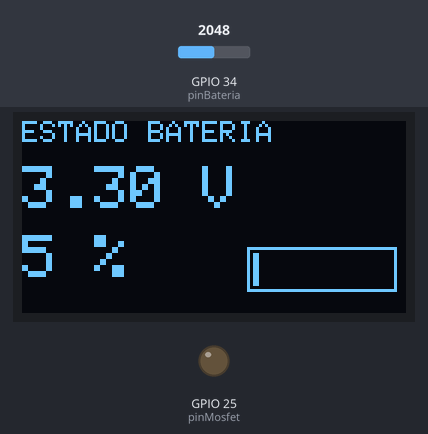
This sketch was run on a simulated ESP32. On the bench: 128×64 one-colour display, output pins drawn as LEDs (lit = HIGH). Inputs (shaded band) come from the test bench; at power-on: GPIO 34 (pinBateria) = 2048. WiFi joins after 1.5 s; servers stay silent unless stated; the local clock reads 2024-03-15 10:24:30 at power-on unless the sketch sets it; what the sketch prints to the serial monitor is not drawn.

Above: at 2.7 s.
2.8 s: GPIO 34 (pinBateria) set to 2084
At 4.8 s:
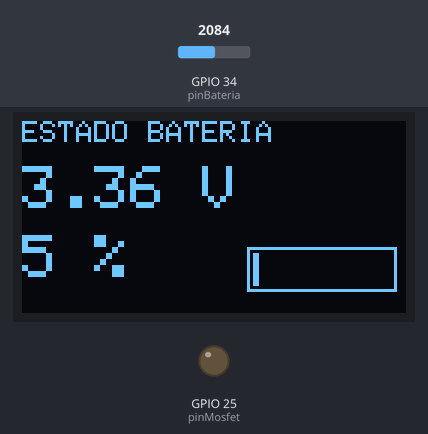
5.1 s: GPIO 34 (pinBateria) set to 2047
At 6.0 s:
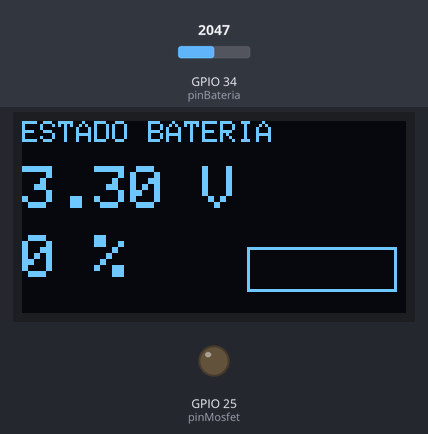
7.1 s: GPIO 34 (pinBateria) set to 1228
At 8.2 s:
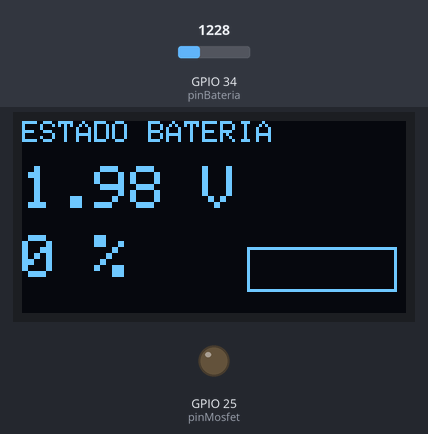
Timing chart, 0 to 10.1 s (numbered marks = the images above; inputs shaded):
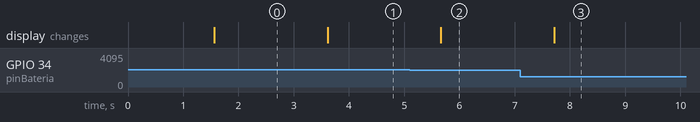

Measured:
- the behaviour switches between 2050 and 2051 on GPIO 34 (pinBateria) (found by bisection; images 0 and 1)
- after the input at 2.8 s, the display: changes after 0.81 s (image 1)
- after the input at 5.1 s, the display: changes after 0.56 s (image 2)
- after the input at 7.1 s, the display: changes after 0.62 s (image 3)

The sketch:

Baldosa_Energetica.ino
```cpp
#include <WiFi.h>
#include "time.h"
#include <Wire.h>
#include <Adafruit_GFX.h>
#include <Adafruit_SSD1306.h>

// ===============================
// DATOS DEL WIFI
// ===============================
const char* ssid = "ProyectoX";
const char* password = "87654321";

// ===============================
// PIN DEL MOSFET
// D25 = GPIO 25
// ===============================
const int pinMosfet = 25;

// ===============================
// PIN PARA MEDIR BATERIA
// ===============================
const int pinBateria = 34;

// Divisor de tension:
// 10k arriba + 10k abajo
const float factorDivisor = 2.0;

// ===============================
// PANTALLA OLED SSD1306
// ===============================
#define SCREEN_WIDTH 128
#define SCREEN_HEIGHT 64
#define OLED_RESET -1

Adafruit_SSD1306 display(
  SCREEN_WIDTH,
  SCREEN_HEIGHT,
  &Wire,
  OLED_RESET
);

// ===============================
// HORA DE ENCENDIDO
// CAMBIA SOLO ESTOS 3 VALORES
// ===============================
const int horaInicio = 18;
const int minutoInicio = 5;
const int duracionMinutos = 10;

// ===============================
// HORA DE PERU = UTC-5
// ===============================
const long gmtOffset_sec = -5 * 3600;
const int daylightOffset_sec = 0;

// ===============================
// LEER VOLTAJE DE BATERIA
// ===============================
float leerVoltajeBateria() {

  int lectura = analogRead(pinBateria);

  float voltajeADC = (lectura / 4095.0) * 3.3;

  float voltajeBateria = voltajeADC * factorDivisor;

  return voltajeBateria;
}

// ===============================
// CALCULAR PORCENTAJE APROXIMADO
// BATERIA Li-ion 3.7 V
// ===============================
int calcularPorcentaje(float voltaje) {

  if (voltaje >= 4.20) return 100;
  if (voltaje >= 4.10) return 90;
  if (voltaje >= 4.00) return 80;
  if (voltaje >= 3.90) return 70;
  if (voltaje >= 3.80) return 60;
  if (voltaje >= 3.70) return 50;
  if (voltaje >= 3.60) return 35;
  if (voltaje >= 3.50) return 20;
  if (voltaje >= 3.40) return 10;
  if (voltaje >= 3.30) return 5;

  return 0;
}

void setup() {

  Serial.begin(115200);

  // ===============================
  // MOSFET
  // ===============================
  pinMode(pinMosfet, OUTPUT);
  digitalWrite(pinMosfet, LOW);

  // ===============================
  // ADC BATERIA
  // ===============================
  pinMode(pinBateria, INPUT);

  // ===============================
  // OLED
  // SDA = GPIO21
  // SCL = GPIO22
  // ===============================
  Wire.begin(21, 22);

  if (!display.begin(SSD1306_SWITCHCAPVCC, 0x3C)) {
    Serial.println("No se encontro la pantalla OLED");
    while (true);
  }

  display.clearDisplay();
  display.setTextColor(SSD1306_WHITE);

  // ===============================
  // WIFI
  // ===============================
  WiFi.begin(ssid, password);

  Serial.print("Conectando al WiFi");

  while (WiFi.status() != WL_CONNECTED) {
    delay(500);
    Serial.print(".");
  }

  Serial.println();
  Serial.println("WiFi conectado");

  // ===============================
  // HORA NTP
  // ===============================
  configTime(
    gmtOffset_sec,
    daylightOffset_sec,
    "pool.ntp.org",
    "time.nist.gov"
  );
}

void loop() {

  struct tm timeinfo;

  // ===============================
  // OBTENER HORA
  // ===============================
  if (!getLocalTime(&timeinfo)) {

    Serial.println("No se pudo obtener la hora");

    digitalWrite(pinMosfet, LOW);

    delay(1000);
    return;
  }

  int hora = timeinfo.tm_hour;
  int minuto = timeinfo.tm_min;
  int segundo = timeinfo.tm_sec;

  int minutosActuales = hora * 60 + minuto;
  int minutosInicio = horaInicio * 60 + minutoInicio;

  bool ledEncendido = false;

  // ===============================
  // CONTROL DEL LED
  // ===============================
  if (minutosActuales >= minutosInicio &&
      minutosActuales < minutosInicio + duracionMinutos) {

    digitalWrite(pinMosfet, HIGH);
    ledEncendido = true;

  } else {

    digitalWrite(pinMosfet, LOW);
    ledEncendido = false;
  }

  // ===============================
  // MEDIR BATERIA
  // ===============================
  float voltajeBateria = leerVoltajeBateria();

  int porcentaje = calcularPorcentaje(voltajeBateria);

  // ===============================
  // MONITOR SERIAL
  // ===============================
  Serial.printf(
    "Hora: %02d:%02d:%02d | Bateria: %.2f V | %d %% | LED: %s\n",
    hora,
    minuto,
    segundo,
    voltajeBateria,
    porcentaje,
    ledEncendido ? "ENCENDIDO" : "APAGADO"
  );

  // ===============================
  // MOSTRAR EN OLED
  // ===============================
  display.clearDisplay();

  display.setTextSize(1);
  display.setCursor(0, 0);
  display.println("ESTADO BATERIA");

  display.setTextSize(2);
  display.setCursor(0, 15);
  display.print(voltajeBateria, 2);
  display.println(" V");

  display.setTextSize(2);
  display.setCursor(0, 38);
  display.print(porcentaje);
  display.println(" %");

  // Barra de carga
  display.drawRect(75, 42, 50, 15, SSD1306_WHITE);

  int anchoBarra = map(porcentaje, 0, 100, 0, 46);

  display.fillRect(
    77,
    44,
    anchoBarra,
    11,
    SSD1306_WHITE
  );

  display.display();

  delay(1000);
}
```
